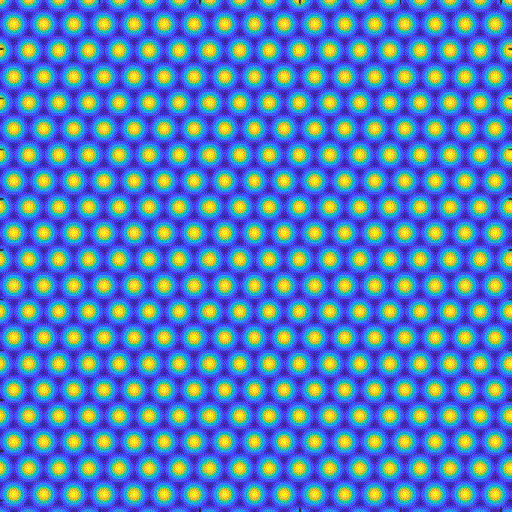
#> input picture TestCDW_512px.gif, 512 x 512 px; its folder holds 2 pictures in this run
$ python CreateDataFile.py
#> lines starting #> are read from the running program, lines starting #| are printed output that depends on the picture
import os
import sys

import numpy as np

import csv

from PIL import Image as NewImage

# Declaring global variables_____________________
filename = "CDW_Data"
# Window and size of window
win = 0
size_x = 512
size_y = 512
scale = 1

def main():
	global filename, scale, braggFilteredData_return_type
	if len(sys.argv) > 1:
		filename = sys.argv[1]
	if len(sys.argv) > 2:
		scale = float(sys.argv[2])
	if not os.path.isdir(filename):
		filename = "TestCDW_512px"
	os.chdir(filename)

	img = NewImage.open(filename+".gif")
#> img is the input picture: PIL image 512x512 P; mean R, G, B, A 83, 124.1, 188.9, 255

	# Identify width and height of data array
	global size_x, size_y
	size_x,size_y = img.size
#> size_x = 512; size_y = 512
	print("________________________________")
	print("Width: " + str(size_x))
#| Width: 512
	print("Height: " + str(size_y))
#| Height: 512
	print("________________________________")

	imgL = img.convert("L")
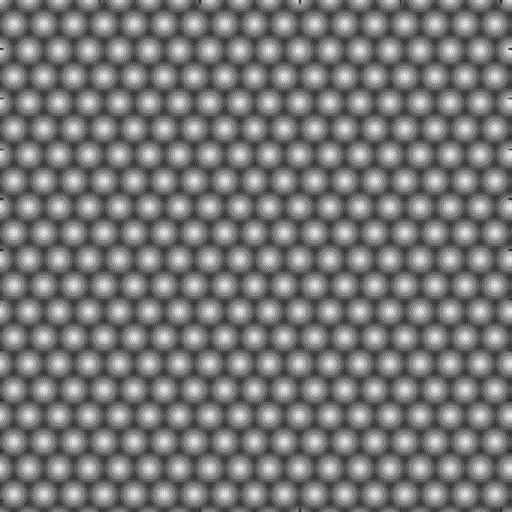
#> imgL: PIL image 512x512 L; min 21, max 232, mean 119.2

	# From luminosity data
	data = np.array(imgL).tolist()
#> data = 512 items

	# [11 lines of commented-out code are left out]

	row1 = ["1","2"]
	with open(filename+".txt", 'w',newline='') as f:
		for row in data:
			rowP = [str(x) for x in row]
			f.write("\t".join(rowP))
			f.write("\n")

main()
